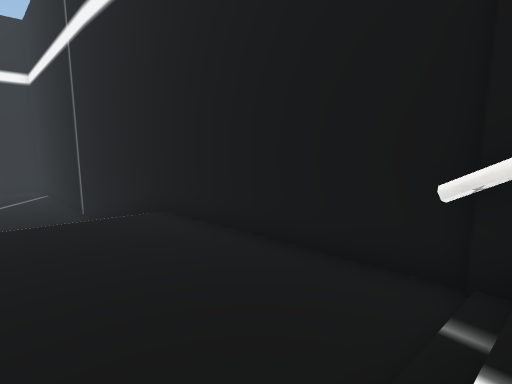
view 1 (above)

24 first-person views from a walk through a scene from a Unity 3-D project. The camera is 1.3 m above the floor, tilts 8° down and sees 85° across. The floor is counted in squares, 1 m on a side. Each view is taken from the middle of a square. On the plan, view 1 faces up. The plan holds only what a view shows up to about 13 squares ahead; the rest is blank. The place goes on beyond the plan. Some surface patterns are stand-ins.

view 2
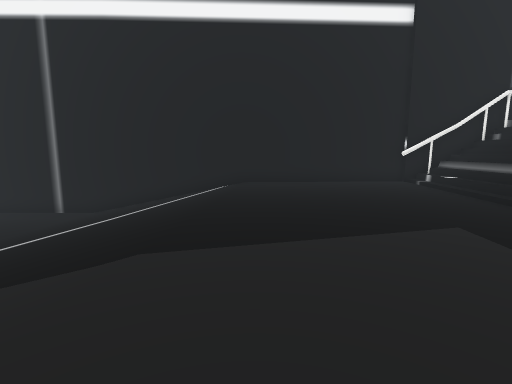

view 3
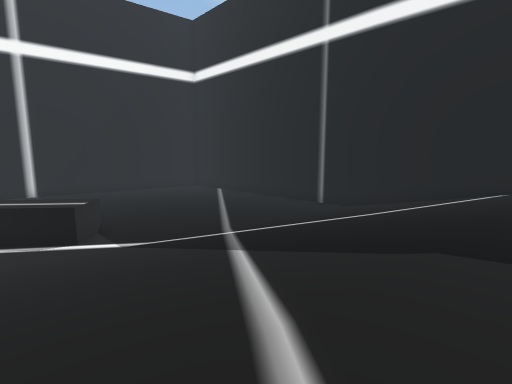

view 4
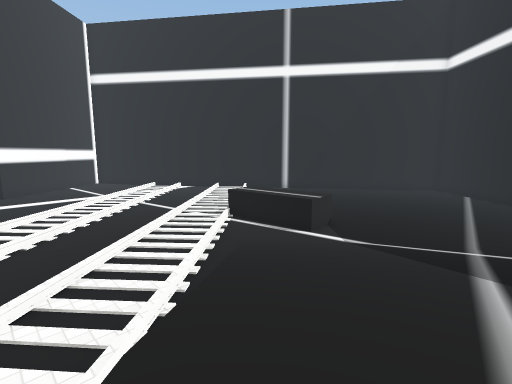

view 5
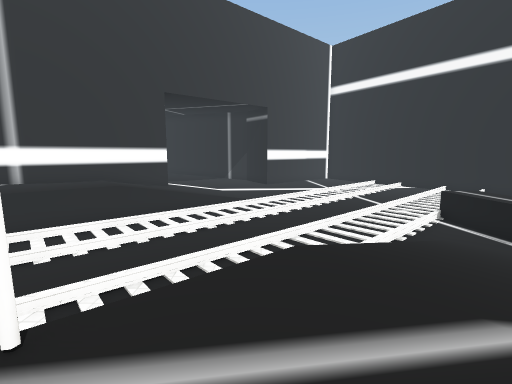

view 6
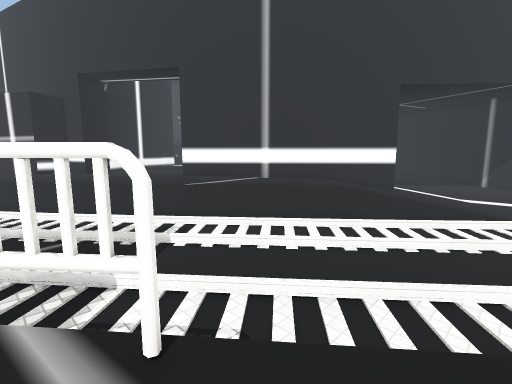

view 7
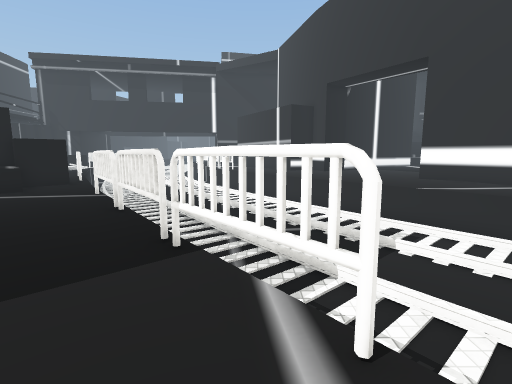

view 8
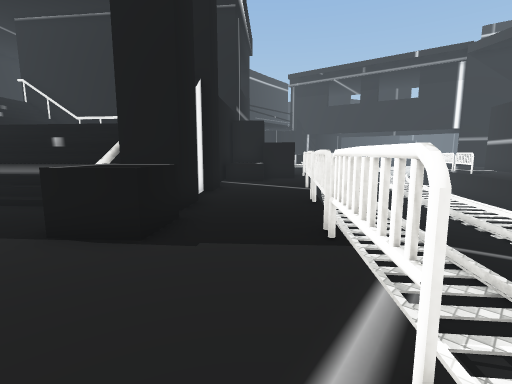

view 9
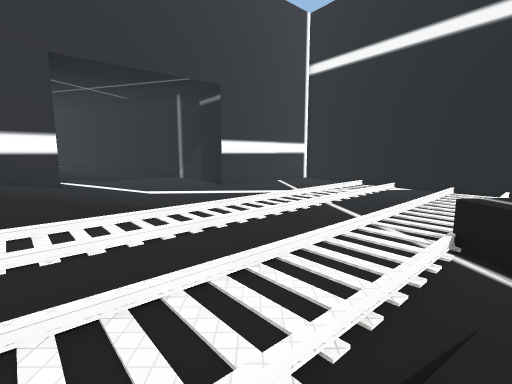

view 10
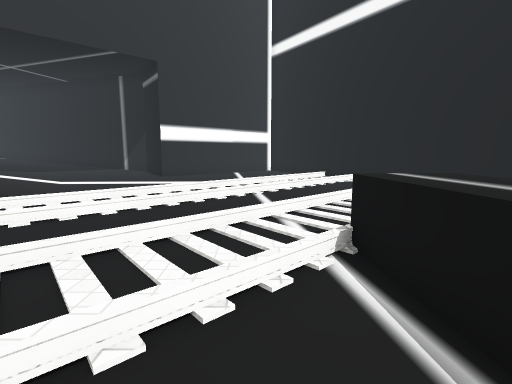

view 11
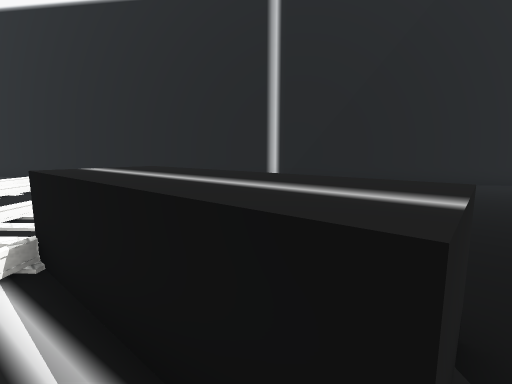

view 12
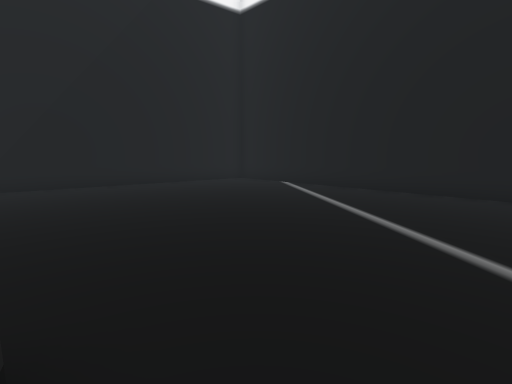

view 13
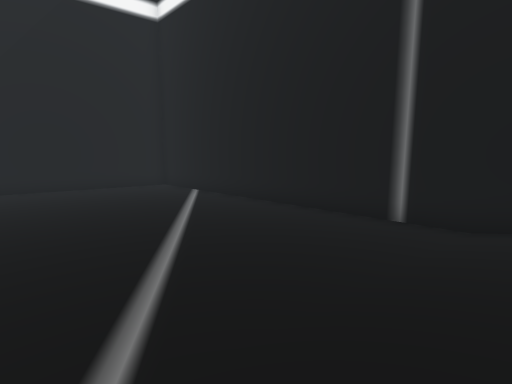

view 14
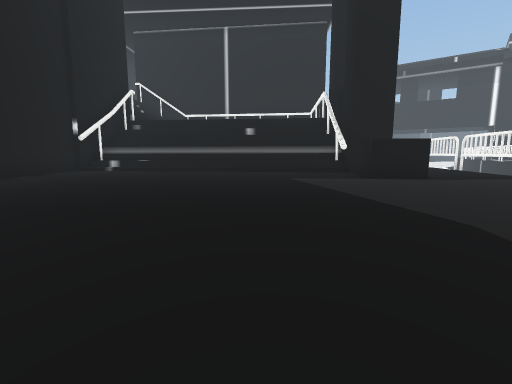

view 15
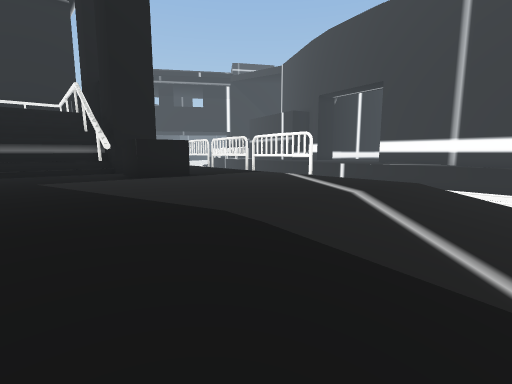

view 16
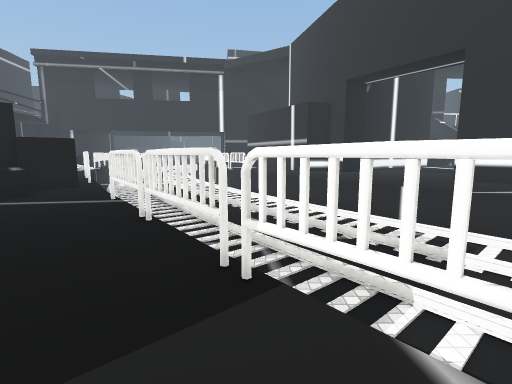

view 17
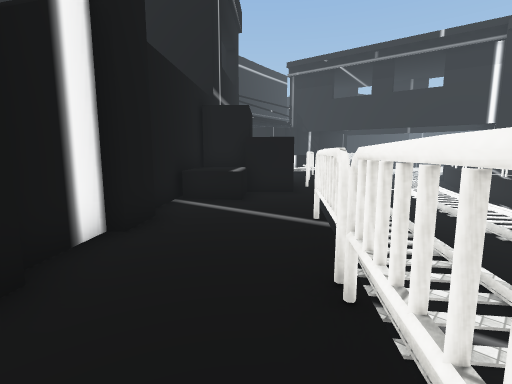

view 18
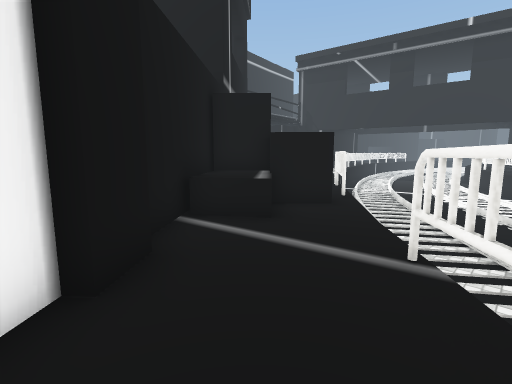

view 19
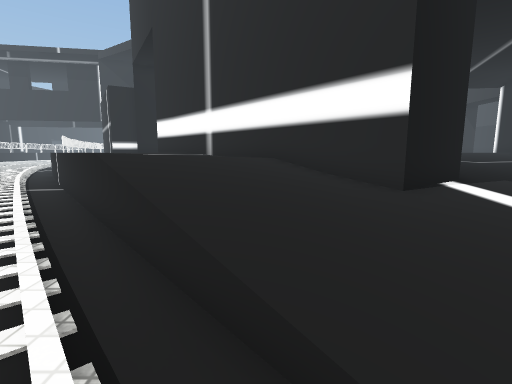

view 20
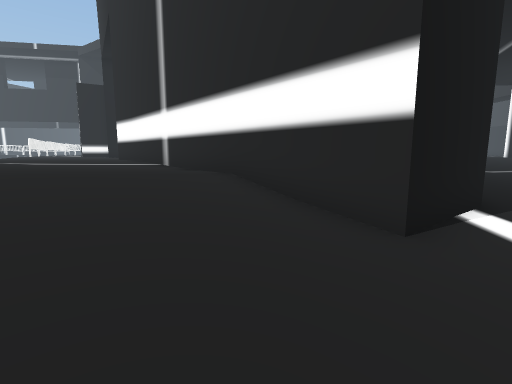

view 21
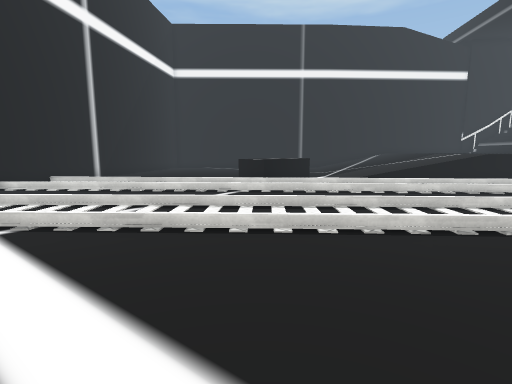

view 22
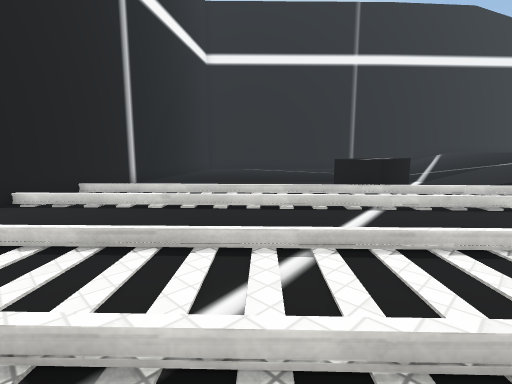

view 23
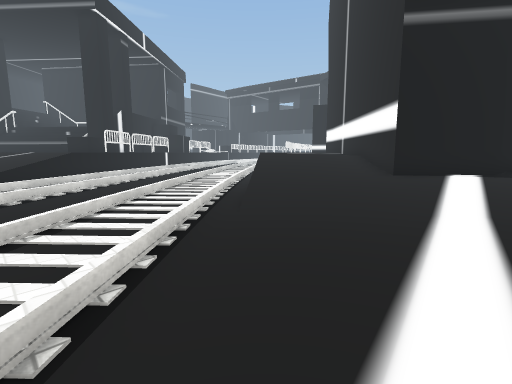

view 24
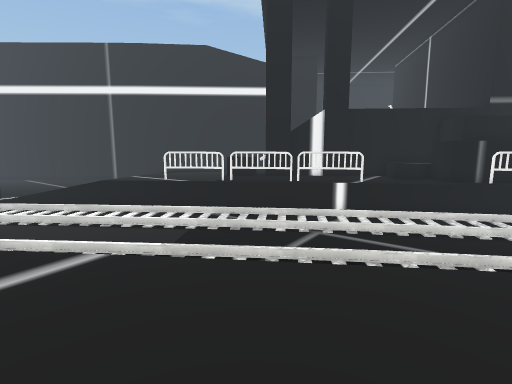

### Floor plan
Key: @ floor where view 1 was taken; # wall or solid block; . main floor; : floor 0.25 m higher than the main floor; + floor 0.5 m higher than the main floor; * floor 0.75 m higher than the main floor; % floor 1.25 m higher than the main floor; / step, stairs or slope; = window, fence, low wall or low ledge; ^ raised ledge; O other object.
Columns run from 30 left of view 1 to 5 right of it. Each row starts with its distance up from view 1.
 20           ##...##
 19         ###.....##
 18        ##........##
 17       ##..........##
 16     ###............##
 15     #...............##
 14   ##  ...............##
 13 ###/   ...............##
 12 #/..    ...............##
 11 ../      ............///##
 10 .../../   ........../////##
  9 ..../../   ........///////###
  8 /...././/^^^^^...//////////%##
  7 ./...//./^^^^^..//////////%%%##
  6 ../.../../.....//////////%%%%%##
  5 /../.../../..///////////%%%%%%%##
  4 ./../.../..O./////////%%%%%%%%%%##
  3 ../../...O..O////////%%%%%%%%%%%##
  2 .../../...O../=////%%%%%%%%%%%%//##
  1 ..../../......////%%%%%%%%%%%%///###
  0 ...../../......//%%%%%%%%%%%%/@/  ##
 -1 ....../../...../.%%%%%%%%%%%//
 -2 ....././../...../.%%%%%^%%////
 -3 ...////./../...../.#%%%^^#//
 -4 :://///=././......O=#%%####
 -5 :///////=/../...O...=%%%####
 -6 :+++*////#/../......##%%%%###
 -7 ++###///%%./../......##%%%###
 -8 +## #//%%%%./../......##%%%%#
 -9 *#  ##%%%%%/./../.....O=#%%%##
-10      ##%%%%%#./../..O...=%%^^^^
-11       ##%%%%%#././.......%%%^^^
-12        ##%%%%%#/../...../.%###^^
-13         ##%%%%%./../.....O=##  ^#
-14          ##%%%%%./../..O...##   #
-15           ##% %%# /./.......#

Where each view was taken, in squares from view 1:
view 1: 0 up, 0 right, facing up
view 2: 1 down, 11 left, facing up-right
view 3: 1 down, 12 left, facing up
view 4: 1 down, 12 left, facing up-left
view 5: 1 down, 10 left, facing left
view 6: 1 down, 11 left, facing down-left
view 7: 1 down, 11 left, facing down
view 8: 1 down, 12 left, facing down-right
view 9: 2 up, 15 left, facing left
view 10: 5 up, 17 left, facing left
view 11: 6 up, 17 left, facing up-left
view 12: 7 up, 16 left, facing up
view 13: 7 up, 12 left, facing up
view 14: 6 up, 10 left, facing down-right
view 15: 6 up, 10 left, facing down
view 16: 2 down, 10 left, facing down
view 17: 5 down, 9 left, facing down-right
view 18: 6 down, 7 left, facing down-right
view 19: 1 down, 24 left, facing down
view 20: 3 down, 25 left, facing down
view 21: 2 down, 30 left, facing up-right
view 22: 3 up, 30 left, facing up-right
view 23: 3 up, 30 left, facing down-right
view 24: 15 down, 18 left, facing up-right
